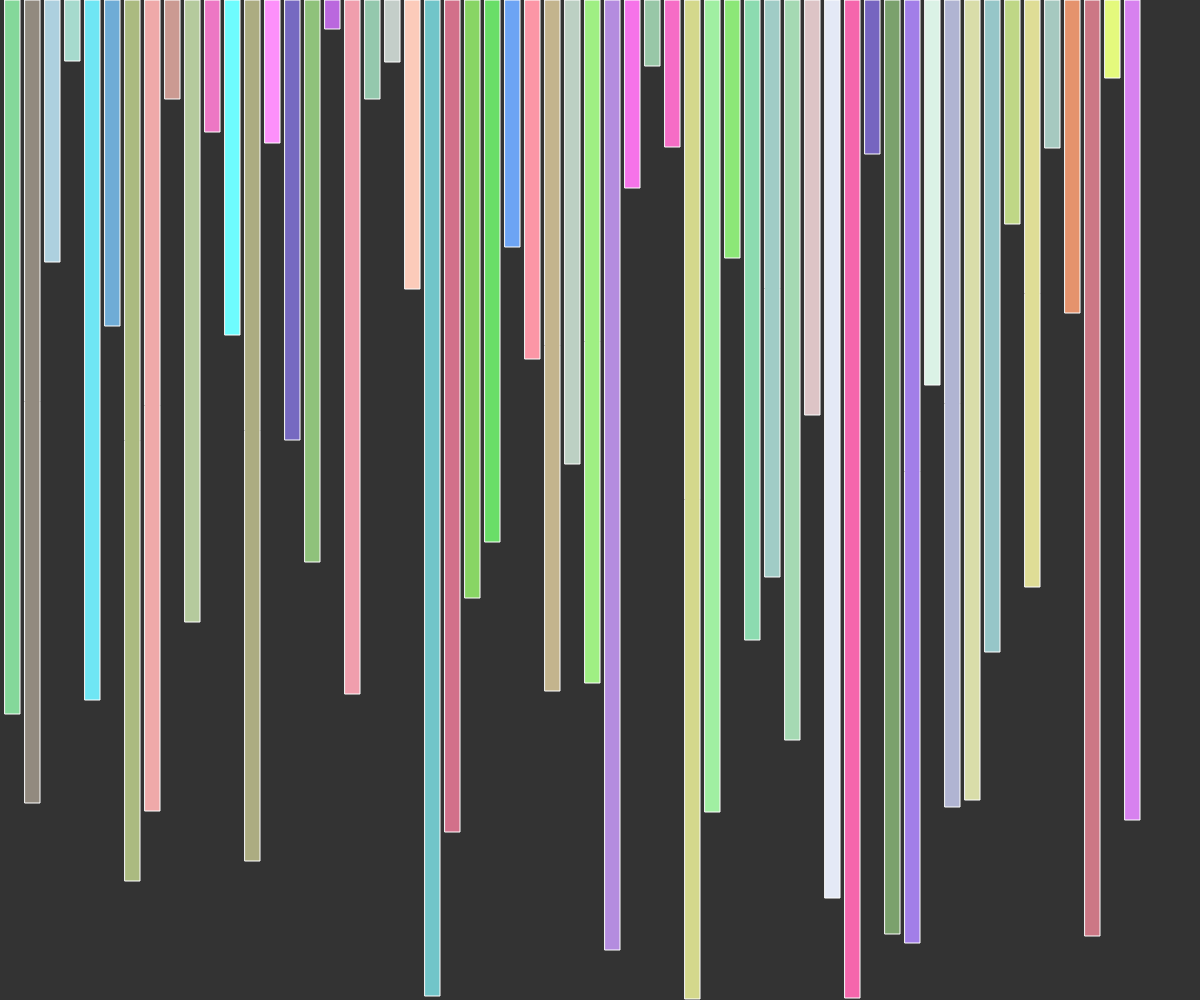
Frame 1 (no input)
Frame 60 (no input): identical to frame 1, image omitted
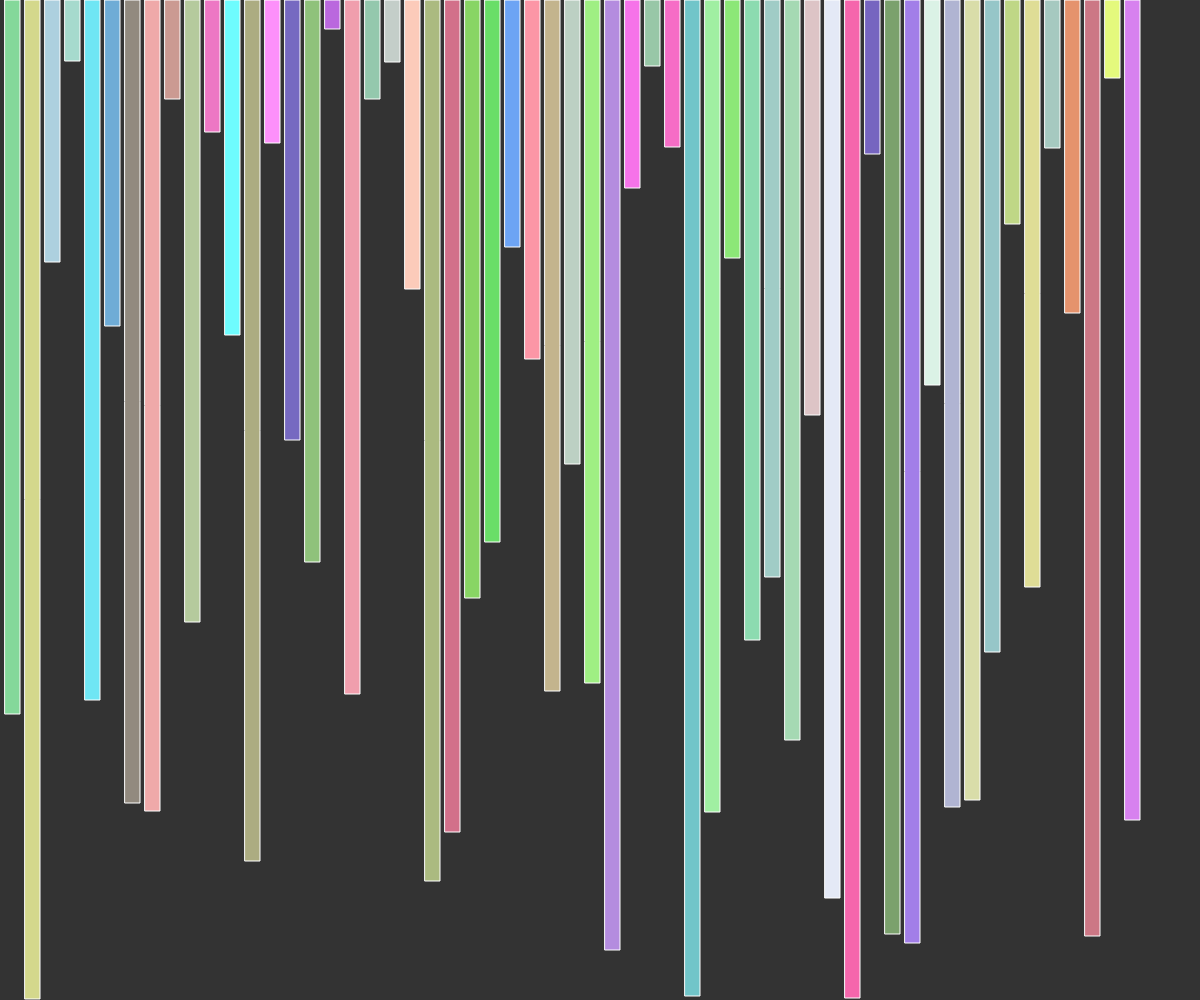
Frame 120 (the mouse pressed at the canvas centre since frame 60)

The p5.js sketch that drew these frames (run headless with seeded random() and noise() and a simulated clock; from frame 60 on, the mouse is pressed at the canvas centre):

// p5.js sketch
// ── sketch.js
let data = []
let bubbleSort = null;
var start = false;
var i = 0;
var j = 0;


function getData(){
  data = [];
  colors = [];
  for(let i = 0; i < floor(innerWidth / 21); i++){
    data.push(floor(random(1,window.innerHeight)))
    colors.push([random(100,255),random(100,255),random(100,255)])
  }
  bubbleSort = new BubbleSort(data,colors);
}

function setup(){
  createCanvas(window.innerWidth,window.innerHeight);
  getData();
}

function draw(){
  background(51);
  stroke(255);
  fill(100);
  bubbleSort.display();
  
 if(mouseIsPressed){
   start = true;
 } 
 if(start){
  bubbleSort.swap();
 }
  
  
}
// ── bubbleSort.js
class BubbleSort{
  constructor(data,colors){
    this.colors = colors;
    this.data = data;
    this.x = 5;
    this.i = 0;
    this.j = 0;
    console.log(data);
  }
  
  display(){
    let x = 5;
    background(51);
    for(let i = 0; i < this.data.length; i++){
      
      stroke(255);
      let color = this.colors[i];
      fill(color[0],color[1],color[2]);
      rect(x, 0, 15, this.data[i]);
      x += 20;
    }
  }
  swap(){
    if(this.i < data.length){
      if(this.j < data.length - 1){
        if(this.data[this.i] < this.data[this.j]){
          let temp = this.data[this.i];
          this.data[this.i] = this.data[this.j];
          this.data[this.j] = temp;
          
          temp = this.colors[this.i];
          this.colors[this.i] = this.colors[this.j];
          this.colors[this.j] = temp;
          
        }
        this.j++; 
        
      }
      else{
          this.i++;
          this.j = 0;
        }
    }
  }
}
